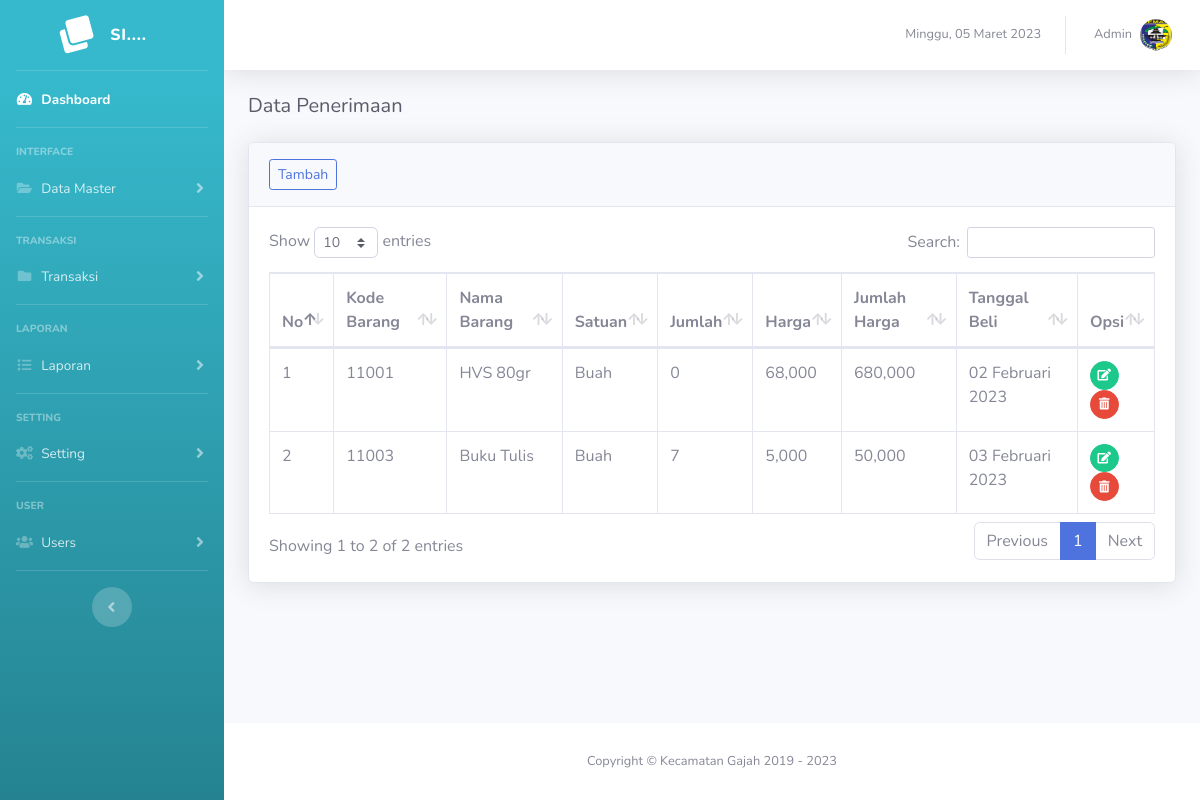
The page /pembelian (signed in) on the database its author committed.
### tables this page shows
CREATE TABLE `tb_pembelian` (
  `id_pembelian` int(11) NOT NULL,
  `id_instansi` int(11) NOT NULL,
  `id_user` int(11) NOT NULL,
  `kode_barang` varchar(50) NOT NULL,
  `volume` varchar(10) NOT NULL,
  `harga_satuan` varchar(20) NOT NULL,
  `jumlah_harga` varchar(20) NOT NULL,
  `tanggal` date NOT NULL,
  `nama_rekanan` varchar(100) NOT NULL,
  `no_dokumen` varchar(50) NOT NULL,
  `tanggal_dokumen` date NOT NULL,
  `tahun` date NOT NULL,
  `id_kategori` int(11) NOT NULL
);

CREATE TABLE `tb_barang` (
  `id_barang` int(11) NOT NULL,
  `id_kategori` int(11) NOT NULL,
  `kode_barang` varchar(20) NOT NULL,
  `nama_barang` varchar(100) NOT NULL,
  `satuan_barang` varchar(20) NOT NULL
);

### inc/tgl_indo.php (called while the page is built)
<?php
function TanggalIndo($date){
	$BulanIndo = array("Januari", "Februari", "Maret", "April", "Mei", "Juni", "Juli", "Agustus", "September", "Oktober", "November", "Desember");
	$tahun = substr($date, 0, 4);
	$bulan = substr($date, 5, 2);
	$tgl   = substr($date, 8, 2);
	$result = $tgl . " " . $BulanIndo[(int)$bulan-1] . " ". $tahun;
	return($result);
}
?>

### page/pembelian/pembelian.php (the view)
<h5 class="h5 mb-4 text-gray-800">Data Penerimaan</h5>
<div class="card shadow mb-4">
  <div class="card-header py-3">
    <a href="?page=pembelian&action=add" class="btn btn-sm btn-outline-primary">Tambah</a>
  </div>
  <div class="card-body">
    <div class="table-responsive">
      <table class="table table-bordered" id="dataTable" width="100%" cellspacing="0">
        <thead>
          <tr>
            <th width="5%">No</th>
            <th>Kode Barang</th>
            <th>Nama Barang</th>
            <th>Satuan</th>
            <th>Jumlah</th>
            <th>Harga</th>
            <th>Jumlah Harga</th>
            <th>Tanggal Beli</th>
            <th width="8%">Opsi</th>
          </tr>
        </thead>
        <tbody>
          <?php
          if ($_SESSION['level'] == "admin") {
            $sql = $conn->query("SELECT * FROM tb_pembelian WHERE year(tahun) = '$_SESSION[tahun]'");
          } else {
            $sql = $conn->query("SELECT * FROM tb_pembelian  WHERE id_user = '$_SESSION[id_user]' AND year(tahun) = '$_SESSION[tahun]'");
          }
          $no = 1;
          foreach ($sql as $key => $value) :
          ?>
            <tr>
              <td><?= $no++; ?></td>
              <?php
              $kode_barang = $value['kode_barang'];
              $barang = $conn->query("SELECT * FROM tb_barang WHERE kode_barang = '$kode_barang'");
              foreach ($barang as $key => $data) {
                echo "<td>$data[kode_barang]</td>";
                echo "<td>$data[nama_barang]</td>";
                echo "<td>$data[satuan_barang]</td>";
              }
              ?>
              <td><?= $value['volume']; ?></td>
              <td><?= number_format($value['harga_satuan']); ?></td>
              <td><?= number_format($value['jumlah_harga']); ?></td>
              <td><?= TanggalIndo($value['tanggal']); ?></td>
              <td>
                <a href="?page=pembelian&action=edit&id=<?= $value['id_pembelian']; ?>" class="btn btn-sm btn-circle btn-success" data-toggle="tooltip" data-placement="top" title="Edit"><i class="fas fa-edit"></i></a>
                <a href="?page=pembelian&action=delete&id=<?= $value['id_pembelian']; ?>" name="delete" class=" delete btn btn-sm btn-circle btn-danger" data-toggle="tooltip" data-placement="top" title="Delete"><i class="fas fa-trash-alt"></i></a>
              </td>
            </tr>
          <?php endforeach; ?>
        </tbody>
      </table>
    </div>
  </div>
</div>

### rows shown on the page
tb_pembelian: volume "0", harga_satuan "68,000", jumlah_harga "680,000", tanggal "02 Februari 2023"
tb_barang: kode_barang "11001", nama_barang "HVS 80gr", satuan_barang "Buah"
tb_pembelian: volume "7", harga_satuan "5,000", jumlah_harga "50,000", tanggal "03 Februari 2023"
tb_barang: kode_barang "11003", nama_barang "Buku Tulis", satuan_barang "Buah"

### other values the page prints
$_SESSION['nama'] "Admin"
